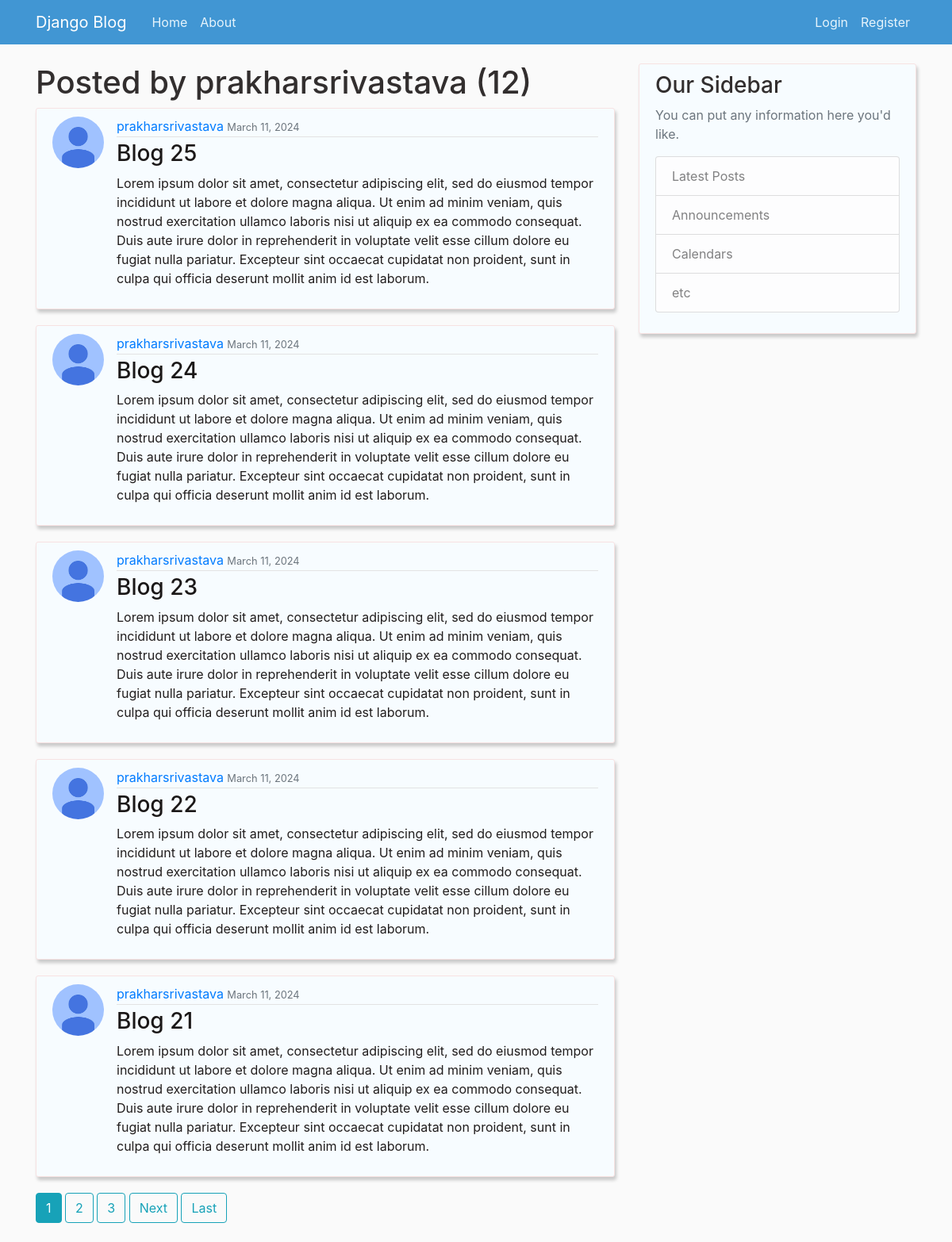
The app's page /user/prakharsrivastava with its own data.
### blog/models.py (models this page shows, shortened)
class Post(models.Model):
    title=models.CharField(max_length=100)
    content=models.TextField()
    date_posted=models.DateTimeField(default=timezone.now)
    author=models.ForeignKey(User,on_delete=models.CASCADE)

### users/models.py (models this page shows, shortened)
class Profile(models.Model):
    user=models.OneToOneField(User,on_delete=models.CASCADE)
    image=models.ImageField(default='default.jpg',upload_to='profile_pics')

### blog/views.py (the view)
# urls.py: path('user/<str:username>' ,UserPostListView.as_view(),name='user-posts'),
class UserPostListView(ListView):
    model=Post
    template_name='blog/user_post.html'
    context_object_name='posts'
    paginate_by=5
    def get_queryset(self):
        user=get_object_or_404(User,username=self.kwargs.get('username'))
        return Post.objects.filter(author=user).order_by('-date_posted')

### blog/templates/blog/user_post.html (shortened to what this page needs)
{%extends "blog/base.html" %} {% load static %} {% block content %}
<h1>Posted by {{view.kwargs.username}} ({{page_obj.paginator.count}})</h1>
{%for post in posts%}
<article class="media content-section">
  <img
    class="rounded-circle article-img"
    src="{{ post.author.profile.image.url }}"
  />
  <div class="media-body">
    <div class="article-metadata">
      <a href="#">{{ post.author }}</a>
      <small class="text-muted">{{ post.date_posted|date:"F d, Y"}}</small>
    </div>
    <h3>
      <a class="article-title" href="{% url 'post-detail' post.id %}"
        >{{ post.title }}</a
      >
    </h3>
    <p class="article-content">{{ post.content }}</p>
  </div>
</article>
{%endfor%}
{% if is_paginated %}
{% for num in page_obj.paginator.page_range %}
    {% if page_obj.number == num %}
        <a class="btn btn-info mb-4" href="?page={{ num }}">{{ num }}</a>
    {% elif num > page_obj.number|add:'-3' and num < page_obj.number|add:'3' %}
        <a class="btn btn-outline-info mb-4" href="?page={{ num }}">{{ num }}</a>
    {% endif %}
{% endfor %}
{%if page_obj.has_next%}
<a class="btn btn-outline-info mb-4" href="?page={{page_obj.next_page_number}}">Next</a>
<a class="btn btn-outline-info mb-4" href="?page={{page_obj.paginator.num_pages}}">Last</a>
{%endif%}
{%endif%}
{%endblock content%}

### blog/static/blog/main.css (style rules this page uses)
body { background: #fafafa; color: #211d1d; margin-top: 5rem; }
h1, h2, h3, h4, h5, h6 { color: #322e2e; }
.content-section { background-color:#f7fcff ; padding: 10px 20px; border: 1px solid #f7e2e2; box-shadow: 2px 4px 4px rgba(0, 0, 0, 0.2); border-radius: 3px; margin-bottom: 20px; }
.article-title { color: #1b1818; }
.article-content { white-space: pre-line; }
.article-img { height: 65px; width: 65px; margin-right: 16px; }
.article-metadata { padding-bottom: 1px; margin-bottom: 4px; border-bottom: 1px solid #e3e3e3 }

### records on screen
Post: author.profile.image (placeholder picture), author "prakharsrivastava", date_posted "March 11, 2024", title "Blog 25", content "Lorem ipsum dolor sit amet, consectetur adipiscing elit, sed do eiusmod tempor incididunt ut labore et dolore magna aliqua. Ut enim ad minim veniam, quis nostrud exercitation ullamco laboris nisi ut aliquip ex ea commodo consequat. Duis aute irure dolor in reprehenderit in voluptate velit esse cillum dolore eu fugiat nulla pariatur. Excepteur sint occaecat cupidatat non proident, sunt in culpa qui officia deserunt mollit anim id est laborum."
Post: author.profile.image (placeholder picture), author "prakharsrivastava", date_posted "March 11, 2024", title "Blog 24", content "Lorem ipsum dolor sit amet, consectetur adipiscing elit, sed do eiusmod tempor incididunt ut labore et dolore magna aliqua. Ut enim ad minim veniam, quis nostrud exercitation ullamco laboris nisi ut aliquip ex ea commodo consequat. Duis aute irure dolor in reprehenderit in voluptate velit esse cillum dolore eu fugiat nulla pariatur. Excepteur sint occaecat cupidatat non proident, sunt in culpa qui officia deserunt mollit anim id est laborum."
Post: author.profile.image (placeholder picture), author "prakharsrivastava", date_posted "March 11, 2024", title "Blog 23", content "Lorem ipsum dolor sit amet, consectetur adipiscing elit, sed do eiusmod tempor incididunt ut labore et dolore magna aliqua. Ut enim ad minim veniam, quis nostrud exercitation ullamco laboris nisi ut aliquip ex ea commodo consequat. Duis aute irure dolor in reprehenderit in voluptate velit esse cillum dolore eu fugiat nulla pariatur. Excepteur sint occaecat cupidatat non proident, sunt in culpa qui officia deserunt mollit anim id est laborum."
Post: author.profile.image (placeholder picture), author "prakharsrivastava", date_posted "March 11, 2024", title "Blog 22", content "Lorem ipsum dolor sit amet, consectetur adipiscing elit, sed do eiusmod tempor incididunt ut labore et dolore magna aliqua. Ut enim ad minim veniam, quis nostrud exercitation ullamco laboris nisi ut aliquip ex ea commodo consequat. Duis aute irure dolor in reprehenderit in voluptate velit esse cillum dolore eu fugiat nulla pariatur. Excepteur sint occaecat cupidatat non proident, sunt in culpa qui officia deserunt mollit anim id est laborum."
Post: author.profile.image (placeholder picture), author "prakharsrivastava", date_posted "March 11, 2024", title "Blog 21", content "Lorem ipsum dolor sit amet, consectetur adipiscing elit, sed do eiusmod tempor incididunt ut labore et dolore magna aliqua. Ut enim ad minim veniam, quis nostrud exercitation ullamco laboris nisi ut aliquip ex ea commodo consequat. Duis aute irure dolor in reprehenderit in voluptate velit esse cillum dolore eu fugiat nulla pariatur. Excepteur sint occaecat cupidatat non proident, sunt in culpa qui officia deserunt mollit anim id est laborum."

### other values on screen
{{ view.kwargs.username }} "prakharsrivastava"
{{ page_obj.paginator.count }} "12"
{{ num }} "1"
{{ num }} "2" "3"
